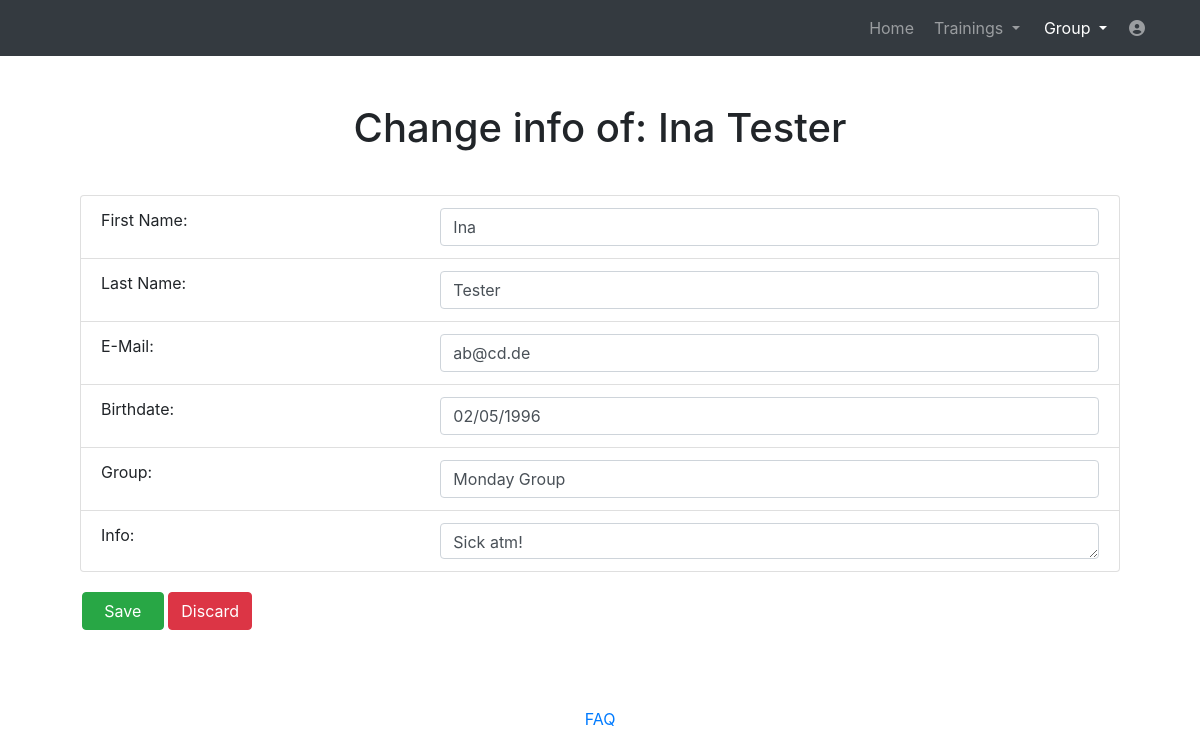
Before: /website/alterathlete/1 (signed in) with the older database file.
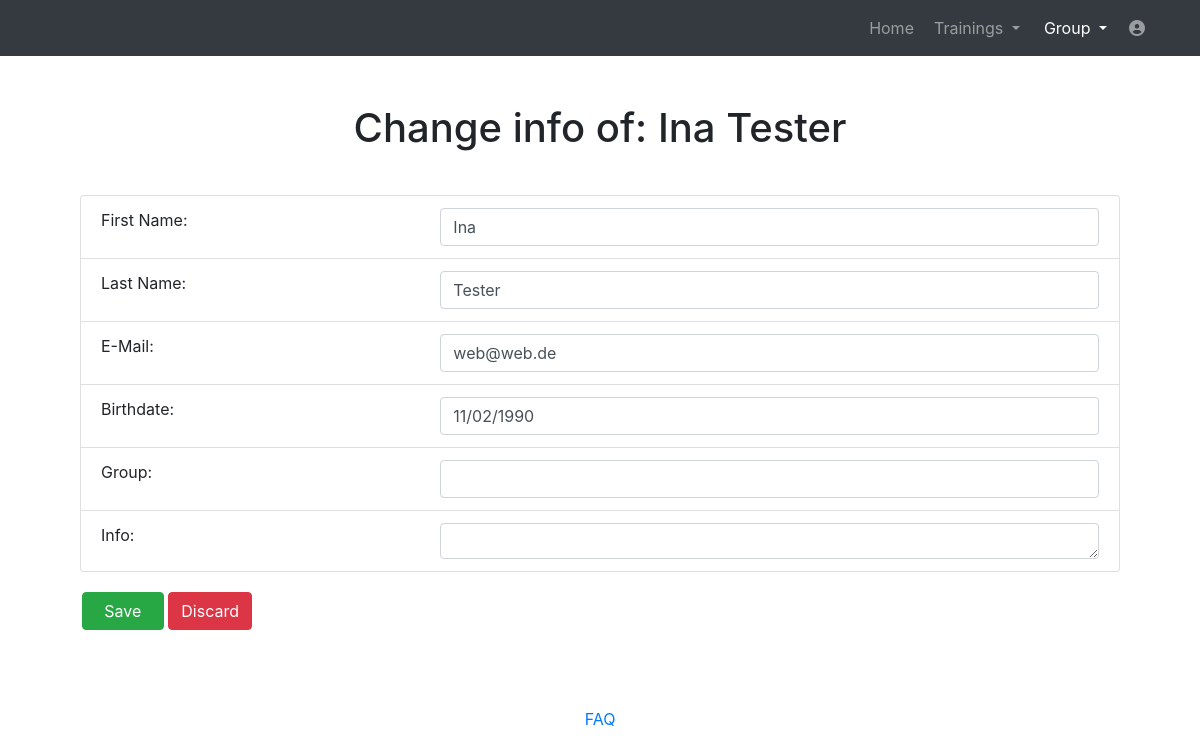
After: the same page with the newer database file.
### website/models.py (models this page shows)
class Swimmer(models.Model):
    first_name = models.CharField(max_length=30)
    last_name = models.CharField(max_length=30)
    birthdate = models.CharField(max_length=30, null=True, default='')
    email = models.CharField(max_length=30)
    group = models.CharField(max_length=30, default='')
    info = models.CharField(max_length=828, null=True, default='')
    user = models.ForeignKey(User, on_delete=models.CASCADE)

### website/views_loggedin.py (the view)
# urls.py: path('alterathlete/<int:athlete_id>', views_loggedin.alterathlete, name='alterathlete'),
@login_required
def alterathlete(request, athlete_id):
    if Swimmer.objects.filter(pk=athlete_id).exists():
        swimmer = Swimmer.objects.get(pk=athlete_id)
        if swimmer.user == request.user:
            return render(request, 'alteranathlete.html', context={'swimmer': swimmer, 'athlete_id': athlete_id})
        else:
            messages.info(request, 'Access denied. You are not the trainer of this athlete!', extra_tags='alert')
            return HttpResponseRedirect(reverse('group'))
    else:
        messages.info(request, 'The athlete with the id ' + str(athlete_id) + ' does not exist.', extra_tags='alert')
        return HttpResponseRedirect(reverse('group'))

### templates/alteranathlete.html (shortened to what this page needs)
<!DOCTYPE html>
<html lang="en">
<head>
  {% load static %}
  <link href="{% static 'vendor/bootstrap/css/bootstrap.min.css' %}" rel="stylesheet">
  <link media="screen" href="{% static 'css/plan.css' %}" rel="stylesheet">
  <link href="{% static 'vendor/fontawesome-free/css/all.min.css' %}" rel="stylesheet" type="text/css">
  <link href="//netdna.bootstrapcdn.com/font-awesome/3.2.1/css/font-awesome.css" rel="stylesheet">
<body>
  <nav class="navbar navbar-expand-lg navbar-dark bg-dark static-top">
    <div class="container">
      <div class="collapse navbar-collapse" id="navbarResponsive">
        <ul class="navbar-nav ml-auto">
          <li class="nav-item ">
            <a class="nav-link" href="../home">Home</a>
          </li>
		  <li class="nav-item dropdown no-arrow mx-1">
			<a class="nav-link dropdown-toggle" href="#" id="messagesDropdown" role="button" data-toggle="dropdown" aria-haspopup="true" aria-expanded="false">
					Trainings
			</a>
		  </li>
          <li class="nav-item dropdown no-arrow mx-1 active">
			<a class="nav-link dropdown-toggle" href="#" id="messagesDropdown" role="button" data-toggle="dropdown" aria-haspopup="true" aria-expanded="false">
					Group
			</a>
		  </li>
		   <li class="nav-item dropdown no-arrow">
			<a class="nav-link " href="#" id="userDropdown" role="button" data-toggle="dropdown" aria-haspopup="true" aria-expanded="false">
			  <i class="fas fa-user-circle fa-fw"></i>
			</a>
		  </li>
        </ul>
      </div>
    </div>
  </nav>
  <div class="container">
    <div class="row">
      <div class="col-lg-12 text-center">
        <h1 class="mt-5">Change info of: {{swimmer.first_name}} {{swimmer.last_name}}</h1>
      </div>
    </div>
    <div class="tab-content" style="padding:15px;">
      <div class="tab-pane active" id="profile">
        <div>
            <div class="card-body">
                    <ul class="list-group" style="margin:0px">
                        <li class="list-group-item">First Name: <input type="text" id="first_name" name="first_name" class="form-control" value="{{swimmer.first_name}}" style="width:66%;float:right;">
                        </li>
                        <li class="list-group-item">Last Name: <input type="text" id="last_name" name="last_name" class="form-control" value="{{swimmer.last_name}}" style="width:66%;float:right;">
                        </li>
                        <li class="list-group-item">E-Mail:
                            <input type="text" id="email" name="email" class="form-control" value="{{swimmer.email}}" style="width:66%;float:right;">
                        </li>
                        <li class="list-group-item">Birthdate:
                            <input type="text" id="birthdate" name="birthdate" placeholder="dd/mm/yy" class="form-control" value="{{swimmer.birthdate}}" style="width:66%;float:right;">
                        </li>
                        <li class="list-group-item">Group:
                            <input type="text" id="group" name="group" class="form-control" value="{{swimmer.group}}" style="width:66%;float:right;">
                        </li>
                        <li class="list-group-item">Info:
                            <textarea id="info" name="info" class="form-control" rows="1" >{{swimmer.info}}</textarea>
                        </li>
                    </ul>
            </div>
            <div style="margin-bottom: 2.0%">
              <button type="button" id="save" name="save" class="btn btn-success save" style=" margin-left: 2.0%;padding-left: 2.0%;padding-right: 2.0%;"  data-toggle="modal" data-target="#saveModal">Save</button>
              <a class="btn btn-danger" data-toggle="modal" style="color: white;" data-target="#resetModal">Discard</a>
            </div>
        </div>
      </div>
    </div>
  </div>
  <br>
    <footer class="page-footer font-small blue">
      <div class="footer-copyright text-center py-3">
        <a href="help"> FAQ</a>
      </div>
    </footer>
</body>
</html>

Changed rows visible on the page:
changed Swimmer "Ina": email "ab@cd.de" → "web@web.de"; birthdate "02/05/1996" → "11/02/1990"; group "Monday Group" → (not shown); info "Sick atm!" → (not shown)
